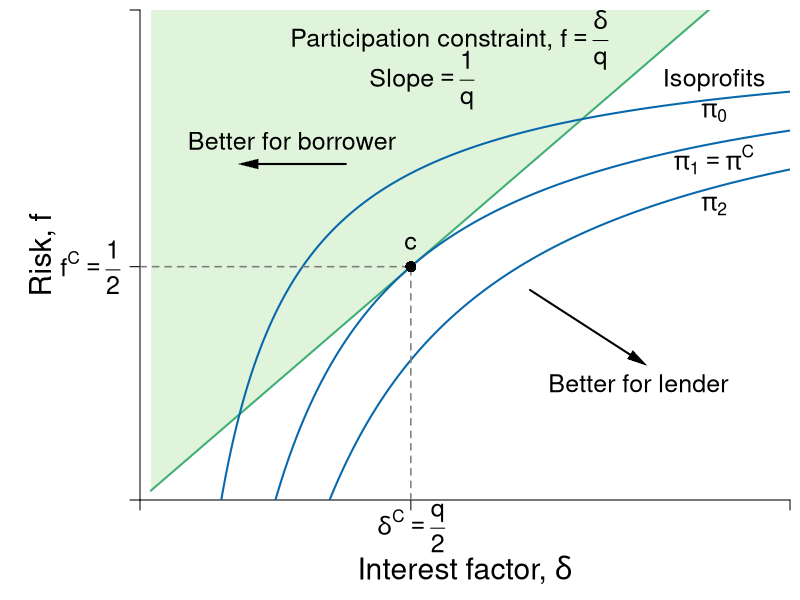

R code for this plot:
#Graph Designer: Simon Halliday, Scott Cohn
#Authors: Bowles, Foley and Halliday
#Title: Coordination, Conflict and Competition: A Text in Microeconomics

library(shape)
pdf(file = "credit/contractual_risk.pdf", width = 8, height = 6)

#Set parameters for graphics
axislabelsize <- 1.8
labelsize <- 1.5
namesize <- 1.8
annotatesize <- 1.5
graphlinewidth <- 2
segmentlinewidth <- 1.5

COL <- c("#7fc97f", "#beaed4", "#fdc086", "#ffff99", "#386cb0", "#f0027f", "#bf5b17", "#666666")
COLA <- c("#e0f3db", "#99d8c9","#66c2a4","#41ae76", "#238b45", "#005824")
COLB <- c("#c6dbef", "#4eb3d3", "#2b8cbe", "#0868ac","#084081")
COLC <- c("#fcfbfd", "#efedf5", "#dadaeb", "#bcbddc", "#9e9ac8", "#807dba", "#6a51a3", "#54278f", "#3f007d")
grays <- gray.colors(25, start = 1, end = 0, alpha = 1)

#Edited the margins to cater for the larger LHS labels
par(mar =  c(5, 7, 0.5, 0.5))

PCFn <- function(delta, q = 0.5) {
  delta/q
}

isoreturnFn <- function(delta, pi=0.125) {
  1 - (pi)/delta
}

xlims <- c(0, 0.6)
ylims <- c(0, 1.05)

npts <- 501 
x <- seq(xlims[1], xlims[2], length.out = npts)
y <- seq(ylims[1], ylims[2], length.out = npts) 
a <- c(2, 4, 6)

plot(0, 0, xlim = xlims, ylim = ylims, type = "n",
     xlab = expression(paste("")),
     ylab = expression(paste("")), 
     xaxt = "n", 
     yaxt = "n", 
     cex.lab = axislabelsize, 
     bty = "n", 
     xaxs = "i", 
     yaxs = "i"
)


ticksy <- c(ylims[1], isoreturnFn(delta= 0.25), ylims[2])
ylabels <- c(NA, expression(paste(f^C, phantom()==frac(1,2))), NA)
ticksx <- c(xlims[1], 0.25, xlims[2])
xlabels <- c(NA, NA, NA)
text(0.25, -0.06, expression(paste(delta^C, phantom()==frac(q, 2))), xpd = TRUE, cex = labelsize) 


axis(1, at = ticksx, pos = 0, labels = xlabels, cex.axis = labelsize)
axis(2, at = ticksy, pos = 0, labels = ylabels, las = 1, cex.axis = labelsize)

npts <- 500 
xx1 <- seq(0.01, xlims[2], length.out = npts)
xx2 <- seq(0, xlims[2], length.out = npts)
xx3 <- seq(1.5, 2.5, length.out = npts)
xx4 <- seq(3, 5, length.out = npts)
xx5 <- seq(7, 9, length.out = npts)



#Draw the polygon for feasibility
xpoly1 <- c(0.01, xx1, 0.01, 0.01)
ypoly1 <- c(0.01, PCFn(xx1), ylims[2], 0.01)
polygon(x = xpoly1, y = ypoly1, col = COLA[1], density = NULL, border = NA)


#Draw the graphs
lines(xx1, PCFn(xx1), col = COLA[4], lwd = graphlinewidth)
lines(xx1, isoreturnFn(xx1), col = COLB[4], lwd = graphlinewidth)
lines(xx1, isoreturnFn(xx1, pi = 0.075), col = COLB[4], lwd = graphlinewidth)
lines(xx1, isoreturnFn(xx1, pi = 0.175), col = COLB[4], lwd = graphlinewidth)


#Label the feasible frontier
#text(0.14, 0.82, expression("Lower interest factor"), cex = labelsize)
text(0.14, 0.77,  expression("Better for borrower"), cex = labelsize)
Arrows(0.19, 0.72, 0.1, 0.72, col = "black", lty = 1, lwd = 2, arr.type = "triangle", arr.lwd = 0.5)

#text(0.14, 0.82, expression("Feasible combinations"), cex = labelsize)
#text(0.14, 0.77,  expression("of risk and interest"), cex = labelsize)
# text(3.2, 0.5, expression("(production possibilities frontier)"), cex = labelsize)
# Arrows(4.35, 0.95, 8.1, 0.95, col = "black", lty = 1, lwd = 2, arr.type = "triangle", arr.lwd = 0.5)

#Axis labels
#mtext(expression(paste("Interest factor, ", delta)), side = 1, line = 2.5, cex = axislabelsize)
text(-0.09, 0.5*(ylims[2]), expression(paste("Risk, ", f)), xpd = TRUE, cex = axislabelsize, srt = 90) 
text(0.5*(xlims[2]), -0.15, expression(paste("Interest factor, ", delta)), xpd = TRUE, cex = axislabelsize) 


# Arrows(0.38, 0.18, 0.58, 0.09, col = "black", lty = 1, lwd = 2, arr.type = "triangle", arr.lwd = 0.5)
# text(0.48, 0.3, expression(paste('More profits')), cex = labelsize, xpd = TRUE)
# text(0.48, 0.23, expression(paste('better for principal')), cex = labelsize, xpd = TRUE)

Arrows(0.36, 0.45, 0.46, 0.3, col = "black", lty = 1, lwd = 2, arr.type = "triangle", arr.lwd = 0.5)
#text(0.48, 0.3, expression(paste('More profits')), cex = labelsize, xpd = TRUE)
text(0.46, 0.25, expression(paste('Better for lender')), cex = labelsize, xpd = TRUE)


#Label participation constraint
text(0.26, 0.985, expression(paste("Participation constraint,")), cex = labelsize)
text(0.41, 0.985, expression(paste(f == frac(delta, q))), cex = labelsize, xpd = TRUE)
text(0.26, 0.9, expression(paste("Slope" == frac(1, q))), cex = labelsize)

#Label Iso-profit
text(0.53, 0.9, expression(paste("Isoprofits")), cex = labelsize)
text(0.53, 0.83, expression(paste(pi[0])), cex = labelsize)
text(0.53, 0.73, expression(paste(pi[1] == pi^C)), cex = labelsize)
text(0.53, 0.63, expression(paste(pi[2])), cex = labelsize)

segments(0, isoreturnFn(0.25), 0.25, isoreturnFn(0.25), lty = 2, col = grays[20] , lwd = segmentlinewidth)
segments(0.25, 0, 0.25, isoreturnFn(0.25), lty = 2, col = grays[20] , lwd = segmentlinewidth)
text(0.25, isoreturnFn(0.25) + 0.05, expression(paste(c)), cex = labelsize)
points(0.25, isoreturnFn(0.25), pch = 16, col = "black", cex = 1.5)

# slope of indiff
#text(0.35, 0.1, expression(paste("Slope ", phantom() == frac((1 - f),delta ))), cex = labelsize, xpd = TRUE)
# Arrows(0.265, 0.09, 0.21, 0.09, col = "black", lty = 1, lwd = 2, arr.type = "triangle", arr.lwd = 0.5)


dev.off()
